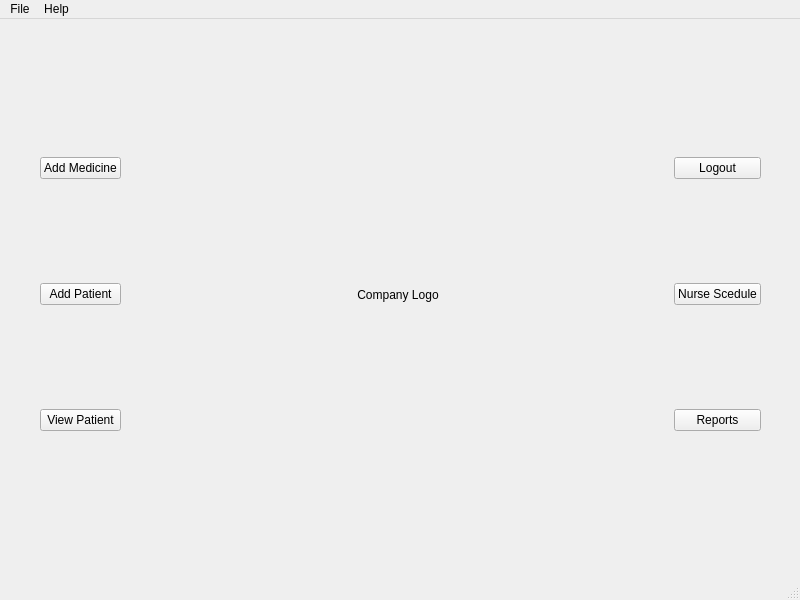
<?xml version="1.0" encoding="UTF-8"?>
<ui version="4.0">
 <class>DoctorView</class>
 <widget class="QMainWindow" name="DoctorView">
  <property name="geometry">
   <rect>
    <x>0</x>
    <y>0</y>
    <width>800</width>
    <height>600</height>
   </rect>
  </property>
  <property name="windowTitle">
   <string>MainWindow</string>
  </property>
  <widget class="QWidget" name="centralwidget">
   <widget class="QWidget" name="layoutWidget">
    <property name="geometry">
     <rect>
      <x>40</x>
      <y>40</y>
      <width>721</width>
      <height>471</height>
     </rect>
    </property>
    <layout class="QHBoxLayout" name="crissCross">
     <item>
      <layout class="QVBoxLayout" name="slideToTheLeft">
       <item>
        <widget class="QPushButton" name="addMeds">
         <property name="text">
          <string>Add Medicine</string>
         </property>
        </widget>
       </item>
       <item>
        <widget class="QPushButton" name="addPatient">
         <property name="text">
          <string>Add Patient</string>
         </property>
        </widget>
       </item>
       <item>
        <widget class="QPushButton" name="viewPatient">
         <property name="text">
          <string>View Patient</string>
         </property>
        </widget>
       </item>
      </layout>
     </item>
     <item>
      <spacer name="horizontalSpacer">
       <property name="orientation">
        <enum>Qt::Horizontal</enum>
       </property>
       <property name="sizeHint" stdset="0">
        <size>
         <width>40</width>
         <height>20</height>
        </size>
       </property>
      </spacer>
     </item>
     <item>
      <widget class="QLabel" name="companyLogo">
       <property name="text">
        <string>Company Logo</string>
       </property>
       <property name="alignment">
        <set>Qt::AlignCenter</set>
       </property>
      </widget>
     </item>
     <item>
      <spacer name="horizontalSpacer_2">
       <property name="orientation">
        <enum>Qt::Horizontal</enum>
       </property>
       <property name="sizeHint" stdset="0">
        <size>
         <width>40</width>
         <height>20</height>
        </size>
       </property>
      </spacer>
     </item>
     <item>
      <layout class="QVBoxLayout" name="slideToTheRight">
       <item>
        <widget class="QPushButton" name="Logout">
         <property name="text">
          <string>Logout</string>
         </property>
        </widget>
       </item>
       <item>
        <widget class="QPushButton" name="seeSchedule">
         <property name="text">
          <string>Nurse Scedule</string>
         </property>
        </widget>
       </item>
       <item>
        <widget class="QPushButton" name="reportsButton">
         <property name="text">
          <string>Reports</string>
         </property>
        </widget>
       </item>
      </layout>
     </item>
    </layout>
   </widget>
  </widget>
  <widget class="QMenuBar" name="menubar">
   <property name="geometry">
    <rect>
     <x>0</x>
     <y>0</y>
     <width>800</width>
     <height>20</height>
    </rect>
   </property>
   <widget class="QMenu" name="menuFile">
    <property name="title">
     <string>File</string>
    </property>
   </widget>
   <widget class="QMenu" name="menuHelp">
    <property name="title">
     <string>Help</string>
    </property>
    <addaction name="actionAbout"/>
   </widget>
   <addaction name="menuFile"/>
   <addaction name="menuHelp"/>
  </widget>
  <widget class="QStatusBar" name="statusbar"/>
  <action name="actionAbout">
   <property name="text">
    <string>About</string>
   </property>
  </action>
 </widget>
 <resources/>
 <connections/>
</ui>
